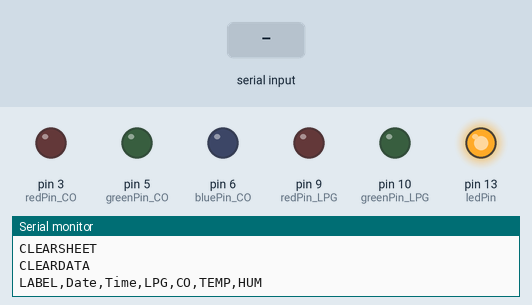
Simulated run of this sketch. Board: Arduino Uno, built with avr-gcc and run on an emulated ATmega328P. Parts: output pins drawn as LEDs (lit = HIGH), the last lines printed to the serial monitor. Dashed ring = blinking. Inputs (shaded band) come from the test bench. The modem accepts every AT command (registered, SIM ready, sends succeed) and sends nothing else; pins used as bus, display or sensor lines are not drawn.

Above: at 0.1 s.
1.3 s: "<90,45,200,10<>" received over Serial
At 3.2 s:
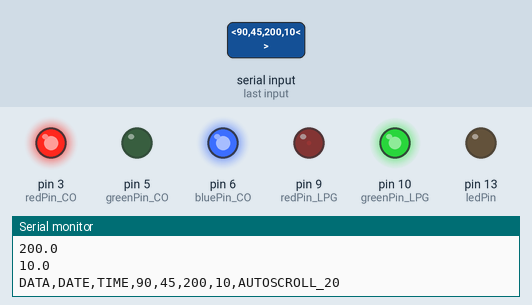
4.3 s: "<30,150,10,200<>" received over Serial
At 6.6 s:
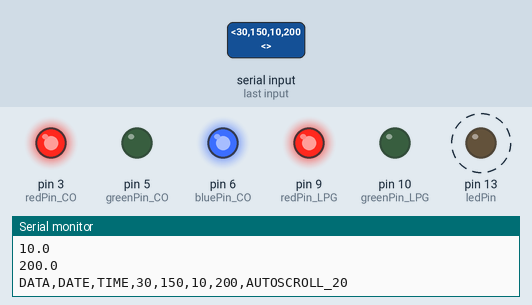
7.3 s: "<90,45,200<>" received over Serial
9.6 s: "<30,150,10<>" received over Serial
At 11.75 s:
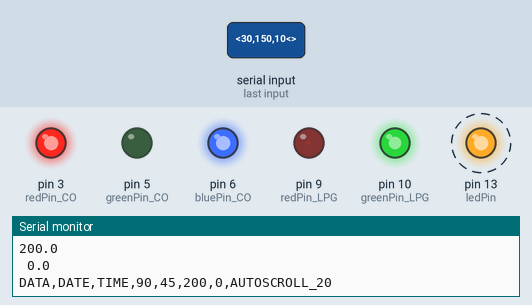
Timing chart, 0 to 13.1 s (numbered marks = the images above; inputs shaded):
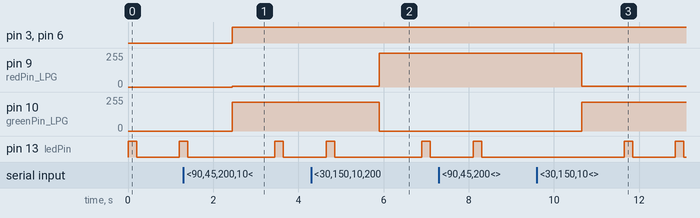

Measured:
- after the input at 1.3 s, pin 3 (redPin_CO), pin 6 (bluePin_CO): LOW → HIGH after 1.1 s; pin 9 (redPin_LPG): 0/255 → 5/255 after 1.1 s; pin 10 (greenPin_LPG): 0/255 → 215/255 after 1.1 s
- after the input at 4.3 s, pin 9 (redPin_LPG): 5/255 → 255/255 after 1.6 s; pin 10 (greenPin_LPG): 215/255 → 0/255 after 1.6 s; pin 13 (ledPin): LOW → HIGH after 2.6 s, → LOW 0.20 s later
- after the input at 9.6 s, pin 9 (redPin_LPG): 255/255 → 5/255 after 1.1 s instead of 1.7 s; pin 10 (greenPin_LPG): 0/255 → 215/255 after 1.1 s instead of 1.7 s

The sketch:

ReciverWorking.ino
```cpp
#include <SoftwareSerial.h>

#include <Wire.h>
int ledPin = 13;

// ThingSpeak Write API key, this can be found in your channel under API Keys and you'll want the "Write API Key".
String apiKey = "EY6ENAPVHLEINCE6";


#define SSID "con"
#define PASS "karabeloma0"

// connect pin 12 to TX of the ESP8266 (Yellow wire if you've been following the videos.)
// connect pin 11 to RX of the ESP8266 (Blue wire if you've been following the videos.)
SoftwareSerial SoftSer(12, 11); // Everywhere from here on when you see SoftSer, it is being used as a command
// in the same way you'd use Serial.print() or Serial.begin() only over pins 12 and 11 instead of the USB port.
/**********************Senosor Pin Definitions***************************************/
String MQ3  ;                                   // This defines the analog PIN (A0) , which will be connected to MQ3 gas sensor
String MQ5  ;                                   // This defines the analog PIN A1 , which is connected to MQ5 gas sensor
String Temp ;                                   // This defines the analog PIN D4 , which is connected to temperature sensor
String Hum  ;                                   // This defines the analog PIN D4 , which is connected to humidity sensor
int MQ3_ADC_VALUE;
int MQ5_ADC_VALUE ;
int Temp_ADC_VALUE ;
int Hum_ADC_VALUE ;
String damageReading ;

/**********************RGB pin setup***************************************/
int redPin_LPG = 9;
int greenPin_LPG = 10;
int bluePin_LPG = 11;

int redPin_CO = 3;
int greenPin_CO = 5;
int bluePin_CO = 6;

/******************Program Setup *************************************************/
void setup() {

    // Setting pin 13, the LED indicator, to output.
  pinMode(ledPin, OUTPUT);

// Setup code here, to run once:
  Serial.begin(38400) ;
    // Begins software serial communication at a baud of 9600.
  SoftSer.begin(38400);


  Serial.println("CLEARSHEET"); // clears EXCEL sheet starting at row 1
  Serial.println("CLEARDATA");
  Serial.println("LABEL,Date,Time,LPG,CO,TEMP,HUM");

}

void loop() {

 /* String join="AT+CWJAP=\""; // Join accesspoint
  join+=SSID;
  join+="\",\"";
  join+=PASS;
  join+="\"";
  SoftSer.println(join);
  delay(5000);*/
  //-----------------------------------------------*


  // blink LED on board
  digitalWrite(ledPin, HIGH);
  delay(200);
  digitalWrite(ledPin, LOW);
   //Serial.println( (String) "DATA,DATE,TIME," + findPPM_LPG_MQ5() + "," + findPPM_CO_MQ3() + ",AUTOSCROLL_20" );

         if( Serial.available() > 0 ){

            damageReading = Serial.readStringUntil( '<');
             MQ3 = Serial.readStringUntil(',');
             MQ5 = Serial.readStringUntil(',');
            Temp = Serial.readStringUntil(',');
            Hum = Serial.readStringUntil('>');

             MQ3_ADC_VALUE = MQ3.toInt();
             MQ5_ADC_VALUE = MQ5.toInt();
             Temp_ADC_VALUE = Temp.toInt();
             Hum_ADC_VALUE =  Hum.toInt();


            float temp = MQ3_ADC_VALUE;
            float temp2 = MQ5_ADC_VALUE;
            float temp3 = Temp_ADC_VALUE;
            float temp4 = Hum_ADC_VALUE;


          // convert float to string-------------*
  char buf[16]; // buf array can hold up to 16 characters.
  String strTemp = dtostrf(temp, 4, 1, buf); // "buf" will be the actual name of the array and strTemp is being equalled to it as a string.
    // convert float to string-------------*
  char buf1[16]; // buf array can hold up to 16 characters.
  String strTemp2 = dtostrf(temp2, 4, 1, buf1); // "buf" will be the actual name of the array and strTemp is being equalled to it as a string.
    // convert float to string-------------*
  char buf2[16]; // buf array can hold up to 16 characters.
  String strTemp3 = dtostrf(temp3, 4, 1, buf2); // "buf" will be the actual name of the array and strTemp is being equalled to it as a string.
    // convert float to string-------------*
  char buf3[16]; // buf array can hold up to 16 characters.
  String strTemp4 = dtostrf(temp4, 4, 1, buf3); // "buf" will be the actual name of the array and strTemp is being equalled to it as a string.


  Serial.println(strTemp); // Prints the recorded temperature to the serial print.
  Serial.println(strTemp2); // Prints the recorded temperature to the serial print.
  Serial.println(strTemp3); // Prints the recorded temperature to the serial print.
  Serial.println(strTemp4); // Prints the recorded temperature to the serial print.

// TCP connection
  String cmd = "AT+CIPSTART=\"TCP\",\"";
  cmd += "184.106.153.149"; // api.thingspeak.com
  cmd += "\",80";
  SoftSer.println(cmd);

  if (SoftSer.find("Error"))
  {
    Serial.println("AT+CIPSTART error");
    return;
  }

  // Putting together the GET string, this command structure can be found on your
  // ThingSpeak channel in Data Import/Export, under "Update Channel Feed - GET".
  String getStr = "GET /update?api_key=";
  getStr += apiKey;
  getStr += "&field1=";
  getStr += String(strTemp);
  getStr += "&field2=";
  getStr += String(strTemp2);
  getStr += "&field3=";
  getStr += String(strTemp3);
  getStr += "&field4=";
  getStr += String(strTemp4);
  getStr += "\r\n\r\n";

  // send data length
  cmd = "AT+CIPSEND=";
  cmd += String(getStr.length());
  SoftSer.println(cmd);

  if (SoftSer.find(">"))
  {
    SoftSer.print(getStr); // Send data.
  }
  else
  {
    SoftSer.println("AT+CIPCLOSE");

    Serial.println("AT+CIPCLOSE"); // If this shows on the serial monitor the data did not send.
  }
  // The AT+RST command resets the ESP8266, I'm doing this because data is uploaded much more reliably.
  SoftSer.println("AT+RST");
  // ThingSpeak needs on average, a 15 second delay between updates. Change this to whatever suits your application
  // e.g: delay(600000) is ten minutes.


//Threshold processes for air quality color system
if( MQ3_ADC_VALUE> 100){

  setColor(0, 255, 255);  //red, Dangerous air quality

  }else if(MQ3_ADC_VALUE< 100  &&  MQ3_ADC_VALUE> 70 ){

   setColor(5,215, 255);  //yellow, Moderate air quality

    }else if(MQ3_ADC_VALUE< 70  &&  MQ3_ADC_VALUE> 40){

   setColor(0, 0, 255);  //yellow, Moderate air quality

  }else{

        setColor(255,0,255);  //green, Good air quality
      }


  if( MQ5_ADC_VALUE> 400){

  setColor2(0, 255, 255);  //red, Dangerous air quality

  }else if(MQ5_ADC_VALUE< 400  &&  MQ5_ADC_VALUE> 300){

   setColor2(5,215,255);  //ORANGE, Moderate air quality

  }else if(MQ5_ADC_VALUE< 300  &&  MQ5_ADC_VALUE> 200){

   setColor2(0, 0, 255);  //yellow, Moderate air quality

  }else{

        setColor2(255,0,255);//green, Good air quality

      }

}
   Serial.println( (String) "DATA,DATE,TIME," + MQ3_ADC_VALUE+ "," + MQ5_ADC_VALUE +  "," + Temp_ADC_VALUE + "," + Hum_ADC_VALUE +  ",AUTOSCROLL_20" );


 delay(1000);
}


void setColor(int red, int green, int blue)
{
  analogWrite(redPin_LPG, red);
  analogWrite(greenPin_LPG, green);
  analogWrite(bluePin_LPG, blue);
}

 void setColor2(int red, int green, int blue)
{
  analogWrite(redPin_CO, red);
  analogWrite(greenPin_CO, green);
  analogWrite(bluePin_CO, blue);
}
```
